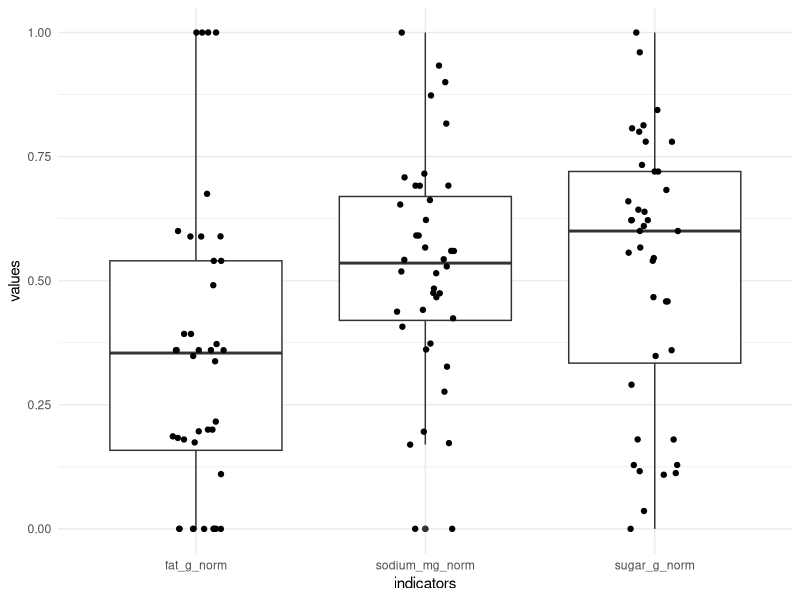
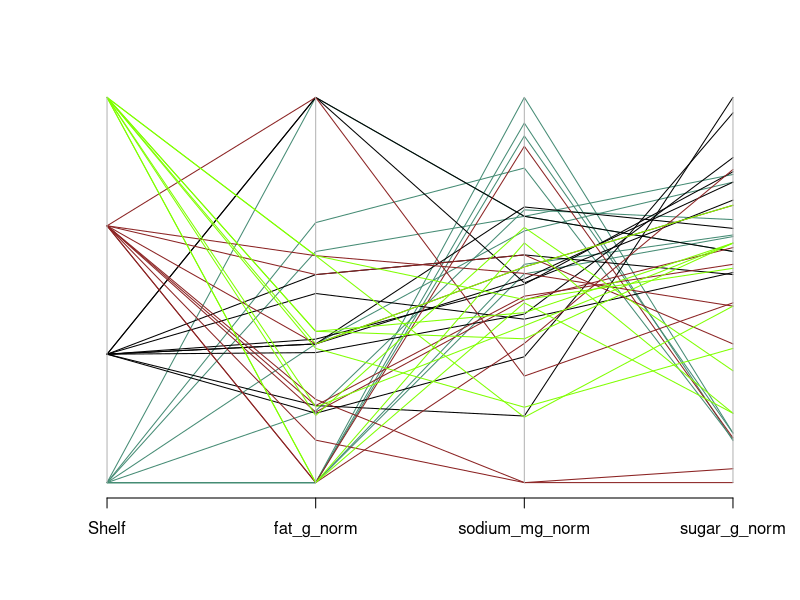

These charts were generated, in order, by the following R code:
## ---- chunk 1
library(tidyverse)
library(patchwork)
## ---- chunk 2
cereal <- read_csv('./data/short-questions/cereal_dillons.csv')
## ---- chunk 3
col_trans_list <- c('fat_g', 'sugar_g', 'sodium_mg')
for(col in col_trans_list) {
  col_per <- cereal[col]/cereal['size_g']
  cereal[paste(col, "_norm", sep = "")] <- (col_per - min(col_per))/max(col_per)
}
## ---- chunk 4
#if("ggpubr" %in% rownames(installed.packages()) == FALSE) {install.packages("ggpubr")}
#library(ggpubr)

cereal %>% 
  pivot_longer(cols = 8:10, names_to = "indicators", values_to = "values") %>% 
  ggplot(data = ., aes(x = indicators, y = values)) +
    geom_boxplot() + geom_jitter(width = 0.125) + theme_minimal()

## ---- chunk 5
MASS::parcoord(cereal[c("Shelf", "fat_g_norm", "sodium_mg_norm", "sugar_g_norm")], col = colors()[12*cereal$Shelf])
## ---- chunk 6
model_cereal_shelves_linear    <- 'fill this in'
model_cereal_shelves_quadratic <- 'fill this in'
## ---- chunk 7
lrt_cereal_main_effects <- 'fill this in'
## ---- chunk 8
lrt_cereal_quadratic_effects <- 'fill this in'
## ---- chunk 9
aj_shelf_probs <- 'fill this in'
## ---- chunk 10
shelf_vs_sugar_plot <- 'fill this in'
## ---- chunk 11
odds_ratios <- 'fill this in'
## ---- chunk 12
drinks <- read_csv('../data/short-questions/DeHartSimplified.csv')
## ---- chunk 13
